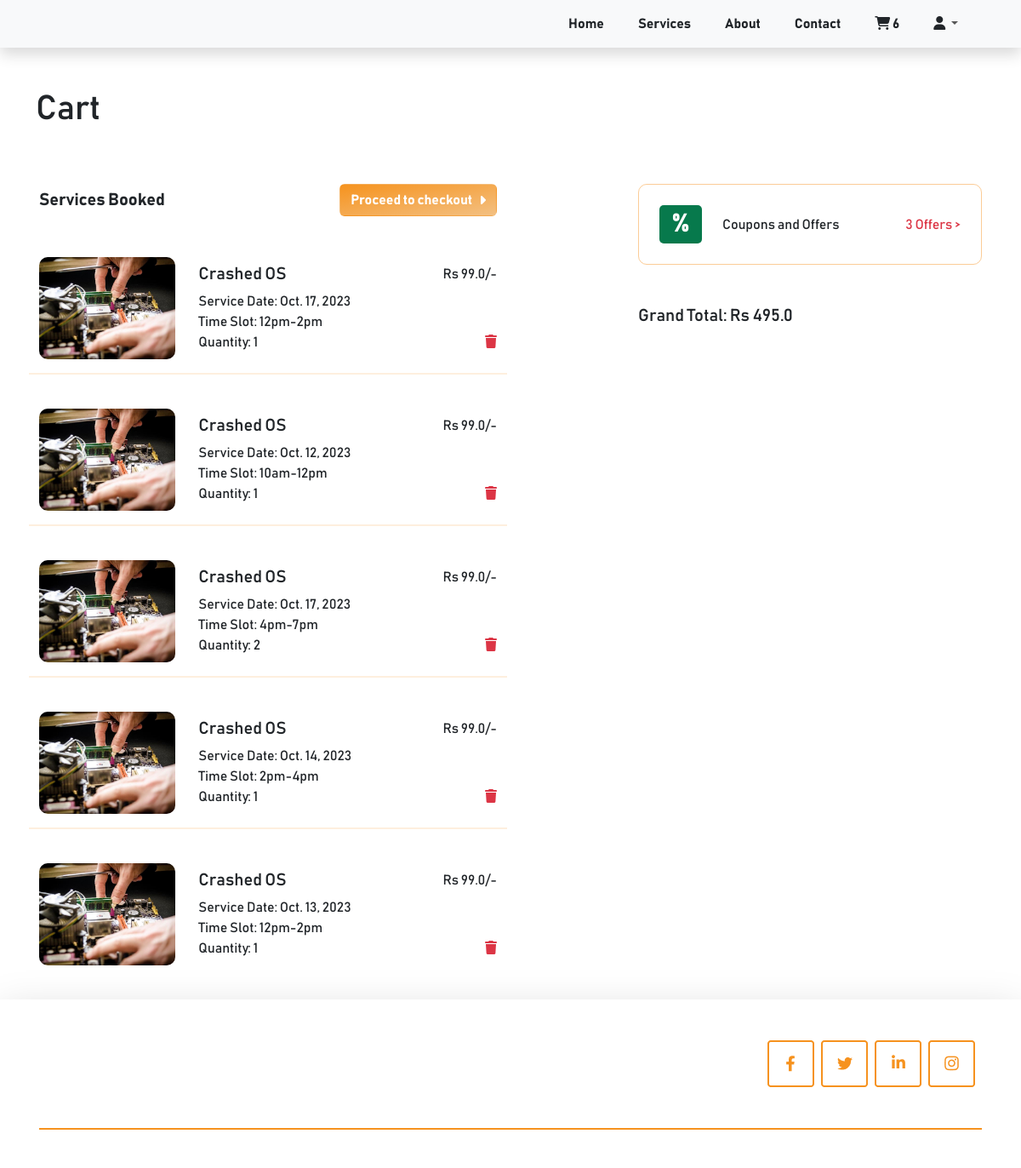
The app's page /cart/ (signed in, upper part), older data.
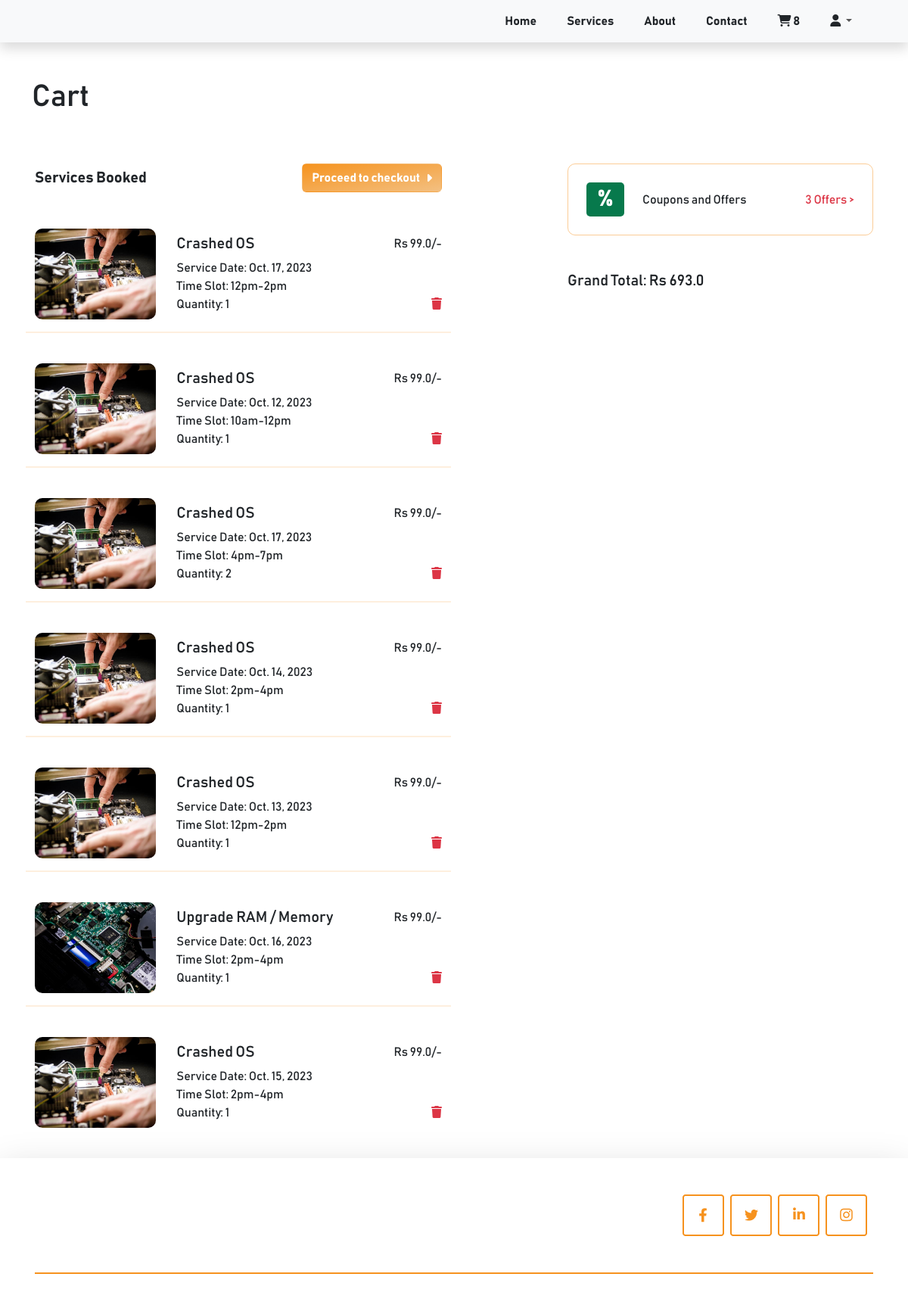
The same page, newer data.
### cart/models.py (models this page shows, shortened)
class Cart(models.Model):
    class Meta:
        verbose_name_plural = 'Cart'
    user = models.ForeignKey(Profile, on_delete=models.CASCADE, null=True, blank=True)
    session_id = models.CharField(max_length=100, null=True, blank=True)
    coupon = models.ForeignKey(Coupon, on_delete=models.SET_NULL, null=True, blank=True)
    created_at = models.DateTimeField(auto_now_add=True)
    updated_at = models.DateTimeField(auto_now=True)
    def get_cart_total(self):
        cart_items = self.cartitems.all()
        price = []
        for cart_item in cart_items:
            price.append(cart_item.sub_service.sub_service_price)
        if self.coupon:
            if self.coupon.minimum_price < sum(price):
                return sum(price) - self.coupon.discount_price
        return sum(price)
    @property
    def num_of_items(self):
        cartitems = self.cartitems.all()
        quantity =  sum([item.quantity for item in cartitems])
        return quantity

class CartItem(models.Model):
    class Meta:
        verbose_name_plural = 'Cart Items'
    TIME_SLOTS = (
        ("10am-12pm", "10am-12pm"),
        ("12pm-2pm", "12pm-2pm"),
        ("2pm-4pm", "2pm-4pm"),
        ("4pm-7pm", "4pm-7pm"),
    )
    sub_service = models.ForeignKey(SubServices, on_delete=models.CASCADE)
    cart = models.ForeignKey(Cart, on_delete=models.CASCADE, related_name="cartitems")
    quantity = models.IntegerField(default=0)
    start_date = models.DateField(null=True)
    time_slot = models.CharField(max_length=20, choices=TIME_SLOTS, default=1)

### clickfix/models.py (models this page shows, shortened)
class SubServices(models.Model):
    class Meta:
        verbose_name_plural = 'Sub Services'
    service = models.ForeignKey(Services, on_delete=models.CASCADE)
    sub_service_name = models.CharField(max_length=255)
    sub_service_card_image = models.ImageField(upload_to='service_cards', help_text='Small card image on left')
    sub_service_main_image = models.ImageField(upload_to='service_cards', help_text='Big card image on Right, which we scroll')
    sub_service_price = models.FloatField(default=0)
    price_details = RichTextField(blank=True, null=True)
    description = RichTextField(blank=True, null=True)
    created_at = models.DateTimeField(auto_now_add=True)
    updated_at = models.DateTimeField(auto_now=True)

### cart/views.py (the view, shortened to what this page needs)
# urls.py: path('', views.cart, name='cart'),
def cart(request):
    cart = get_cart(request)
    cart_items = None
    if cart:
        cart_items = cart.cartitems.all()
    data = {}
    data['cart'] = cart
    data['cart_items'] = cart_items
    data['coupons'] = Coupon.objects.filter(is_expired=False)
    if cart:
        data['cart_total'] = cart.get_cart_total()
    return render(request, 'cart.html', data)

### cart/views.py (called while the page is built)
def get_cart(request):
    try:
        if request.user.is_authenticated:
            cart = Cart.objects.get(user=request.user)
        else:
            cart = Cart.objects.get(session_id=request.session['nonuser'])
    except:
        cart = None
    return cart

### templates/cart.html (shortened to what this page needs)
{% extends 'base.html' %}
{% load static %}
{% block content %}
    {% include 'includes/navbar.html' %}
    <div class="container mt-5" id="cart">
        <h1 class="mb-5">Cart</h1>
        <div class="row">
            <div class="col-md-6 col-sm-12  p-3">
                <div class="d-flex justify-content-between align-items-center">
                    {% if cart_items %}
                    <span class="blockquote fw-bold mb-4" id="service_booked_heading">Services Booked</span>
                    <span id="checkout_form">
                        <form action="{% url 'clickfix:checkout' %}" method="post">
                            <button type="submit" class="btn btn_color fw-bold mb-4 d-flex align-items-center" id="checkout_button">Proceed to checkout <i class="fa-solid fa-caret-right ms-2"></i></button>
                        </form>
                    </span>
                    {% endif %}
                </div>
                {% for item in cart_items %}
                <div class="row my-4" id="cart_item_{{item.id}}">
                    <div class="col-4">
                        <img class="img-fluid cart_img mr-3" src="{{ item.sub_service.sub_service_main_image.url }}" alt="">
                    </div>
                    <div class="col-8">
                        <div class="d-flex flex-column justify-content-center h-100">
                            <div class="">
                                <div class="d-flex justify-content-between w-100">
                                    <h5>{{ item.sub_service.sub_service_name }} </h5>
                                    <div>Rs {{ item.sub_service.sub_service_price }}/-</div>
                                </div>
                                <div>Service Date: {{ item.start_date }}</div>
                                <div>Time Slot: {{ item.time_slot }}</div>
                                <div class="d-flex justify-content-between">
                                    <span>Quantity: {{ item.quantity }}</span>
                                    <span onclick="handleCartItemRemoval('{{ item.id }}', '{{ item.cart.id }}')" style="cursor: pointer;"><i class="fa-solid fa-trash text-danger"></i></span>
                                </div>
                            </div>
                        </div>
                    </div>
                    {% if not forloop.last %}
                    <div class="my-3" style="border: 1px solid #f6911e25;"></div>
                    {% endif %}
                </div>
                {% empty %}
                <h3 class="text-muted" id="empty_cart_text">Nothing in Cart!</h3>
                {% endfor %}
            </div>
            {% if cart.cartitems %}
            <div class="col-md-6 col-sm-12 p-3 coupon_section">
                <div>
                    <div class="d-flex justify-content-between align-items-center p-4" style="border: 1px solid #f6911e75; border-radius: 10px;">
                        <div class="d-flex">
                            <div class="d-flex justify-content-center align-items-center text-white coupon_img">
                                <span>%</span>
                            </div>
                            <div class="d-flex flex-column justify-content-center ms-4">
                                <div class="">Coupons and Offers</div>
                            </div>
                        </div>
                        <a href="" class="text-danger text-decoration-none" data-bs-toggle="modal" data-bs-target="#couponModal">{{coupons|length}} Offers > </a>
                    </div>
                    {% if cart_items %}
                    <h5 class="mt-5" id="grand_total_heading">Grand Total: Rs <span id="grand_total">{{ cart_total }}</span></h5>
                    {% endif %}
                </div>
            </div>
            {% endif %}
        </div>
    </div>
    {% if cart.cartitems %}
        {% include 'includes/footer.html' %}
    {% endif %}
{% endblock %}

### templates/includes/navbar.html (shortened to what this page needs)
{% load static %}
    <nav class="navbar navbar-expand-lg navbar-light bg-light shadow">
        <div class="container">
          <div class="collapse navbar-collapse" id="navbarSupportedContent">
            <ul class="navbar-nav ms-auto">
                <li class="nav-item"><a class="nav-link text-dark fw-bold me-4" aria-current="page" href="{% url 'clickfix:home' %}">Home</a></li>
                <li class="nav-item"><a class="nav-link text-dark fw-bold me-4" href="{% url 'clickfix:home' %}#services">Services</a></li>
                <li class="nav-item"><a class="nav-link text-dark fw-bold me-4" href="{% url 'clickfix:home' %}#about">About</a></li>
                <li class="nav-item"><a class="nav-link text-dark fw-bold me-4" href="{% url 'clickfix:home' %}#contact_form">Contact</a></li>
                <li class="nav-item">
                  <a class="nav-link text-dark fw-bold me-4" href="{% url 'cart:cart' %}">
                    <i class="fa-solid fa-cart-shopping"></i> <span class="num_of_items">{{cart.num_of_items}}</span>
                  </a>
                </li>
                <li class="nav-item dropdown me-4 pull-right">
                  <a class="nav-link dropdown-toggle" href="#" id="navbarDropdown" role="button" data-bs-toggle="dropdown" aria-expanded="false">
                    <i class="fa-solid fa-user text-dark"></i>
                  </a>
                </li>
            </ul>
          </div>
        </div>
      </nav>

Row changes from the older to the newer data that the page shows:
computed for Cart: num_of_items "6" → "8"
added CartItem: sub_service.sub_service_main_image (picture), sub_service.sub_service_name "Upgrade RAM / Memory", sub_service.sub_service_price "99.0", start_date "Oct. 16, 2023", time_slot "2pm-4pm", quantity "1"
added CartItem: sub_service.sub_service_main_image (picture), sub_service.sub_service_name "Crashed OS", sub_service.sub_service_price "99.0", start_date "Oct. 15, 2023", time_slot "2pm-4pm", quantity "1"
Text that changed along with them:
{{ cart_total }}: "495.0" → "693.0"
